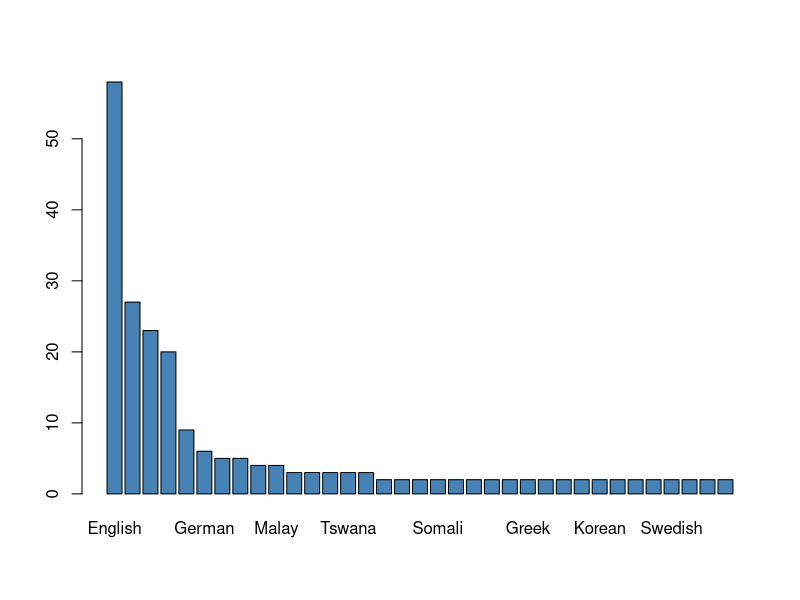
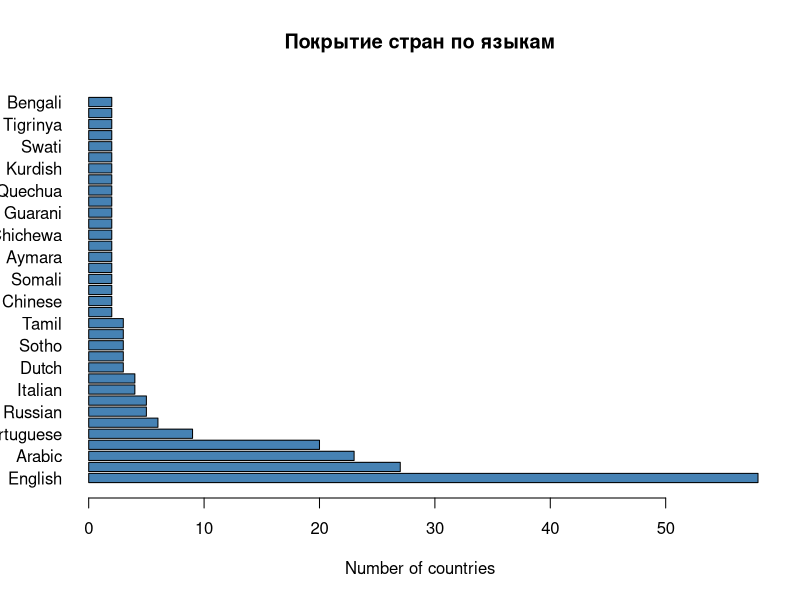
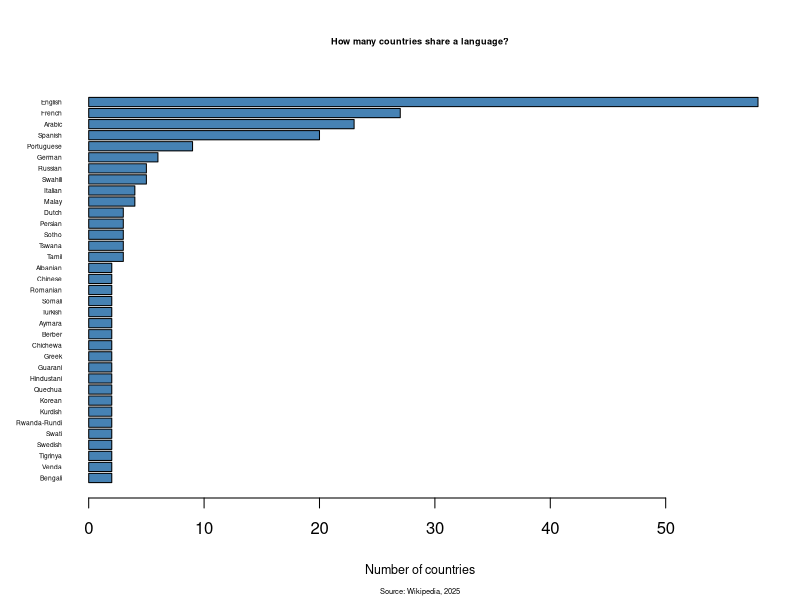
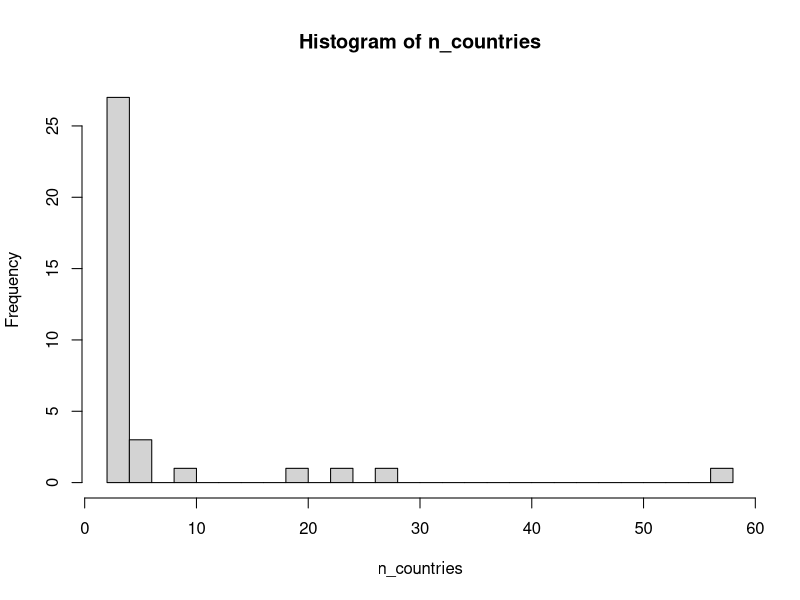

Here is the R script that generated these plots, in order:
## ---- chunk 1
# посчитать разность 21 и 10:
21-10
# присвоить значение переменной result1:
result1 <- 21-10
# вывести значение переменной:
result1

# узнать тип переменной:
class(result1)
sqrt(2)^2 == 2
## ---- chunk 2
result2 <- "Hello"
class(result2)
result3 <- "world"
result4 <- paste(result2, result3, sep = ", ")
result4
?paste
paste0(result2, result3)
## ---- chunk 3
# присвоить значение вектора чисел от 1 до 10:
result5 <- c(1:10)
result5
class(result5)
## ---- chunk 4
# извлечь элементы с 4-го по 7-ой (получим тоже вектор)
result5[4:7]
mean(result5) - mean(result5[1:3])
rm(result5)
#result5
## ---- chunk 5
# извлечь элементы вектора по условию: 
newvector <- c(3, 55, 24, 1, 56, 2, 45)
newvector[newvector > 5 & newvector < 50]
## ---- chunk 6
newvector2 <- c(1:14)
newvector == newvector2
## ---- chunk 7
length(newvector)
length(newvector2)
## ---- chunk 8
# YOUR CODE HERE
## ---- chunk 9
n_countries <- c(58, 27, 23, 20, 9, 6, 5, 5, 4, 4, 3, 3, 3, 3, 3, 2, 2, 2, 2, 2, 2, 2, 2, 2, 2, 2, 2, 2, 2, 2, 2, 2, 2, 2, 2)
# n_countries == c(58,27,23,20,9,6,5,5,4,4,rep(3,5),rep(2,20))
## ---- chunk 10
#barplot(...)
## ---- chunk 11
# YOUR CODE HERE
## ---- chunk 12
languagelist <- c("English", "French", "Arabic", "Spanish", "Portuguese", "German", "Russian", "Swahili", "Italian", "Malay", "Dutch", "Persian", "Sotho", "Tswana", "Tamil", "Albanian", "Chinese", "Romanian", "Somali", "Turkish", "Aymara", "Berber", "Chichewa", "Greek", "Guarani", "Hindustani", "Quechua", "Korean", "Kurdish", "Rwanda-Rundi", "Swati", "Swedish", "Tigrinya", "Venda", "Bengali")
## ---- chunk 13
# YOUR CODE HERE
## ---- chunk 14
barplot(n_countries, 
        col="steelblue", 
        names.arg=languagelist)
## ---- chunk 15
# YOUR CODE HERE
## ---- chunk 16
barplot(n_countries, 
        col="steelblue", 
        names.arg=languagelist,
        horiz=T, las=1,
        xlab="Number of countries",
        main="Покрытие стран по языкам")
## ---- chunk 17
barplot(rev(n_countries), 
        col="steelblue", 
        names.arg=rev(languagelist),
        horiz=T, las=1,
        cex.main = 0.55, cex.sub = 0.45, cex.lab = 0.75, cex.names = 0.4,
        xlab="Number of countries",
        main="How many countries share a language?",
        sub = "Source: Wikipedia, 2025")
## ---- chunk 18
# YOUR CODE HERE
## ---- chunk 19
hist(n_countries,
     breaks = 27)
## ---- chunk 20
head(cars)
str(cars)
dim(cars)
cars[1:3,]
cars$speed[5:46]
cars[cars$speed >= 4,][cars$dist <= 20,]
## ---- chunk 21
#install.packages("datasets")
#library(datasets)
